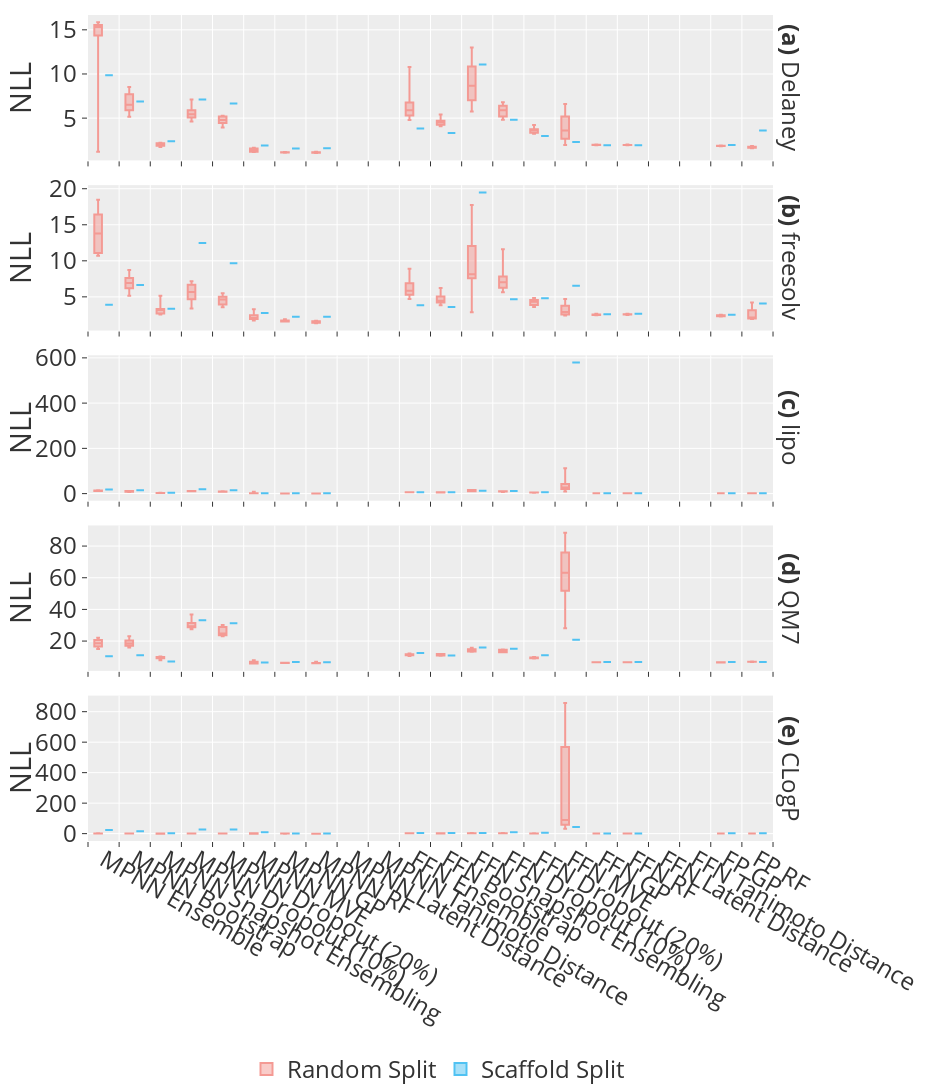

Write notebook code for a chart like this one.
### Markdown cell above
##### With FFN MVE

### Code cell
fig = px.box(precalibrated_evaluations_df,
             x='Estimator',
             y='Average NLL',
             color='Split',
             facet_row='Data Set',
             points=False,
             height=468*4,
             width=234*4,
             color_discrete_sequence=['#f49a94', '#50c2f2'],
            labels={'Average NLL': 'NLL'})

fig.update_xaxes(
    ticks='outside',
    tickson='boundaries',
    title=None
)

fig.update_yaxes(matches=None)

format_plot(fig)

fig.show()

### Figure 1 — Plotly figure (JSON) as saved in the notebook; plotly's stock layout.template omitted (floating-point values rounded to 4 significant figures; data arrays with more than 128 entries replaced by an {"elided": "..."} marker saying what was removed)
{"data": [{"alignmentgroup": "True", "boxpoints": false, "hovertemplate": "Split=Random Split<br>Data Set=Delaney<br>Estimator=%{x}<br>NLL=%{y}<extra></extra>", "legendgroup": "Random Split", "marker": {"color": "#f49a94"}, "name": "Random Split", "notched": false, "offsetgroup": "Random Split", "orientation": "v", "showlegend": true, "type": "box", "x": {"elided": "176 str values"}, "x0": " ", "xaxis": "x5", "y": {"elided": "176 float values"}, "y0": " ", "yaxis": "y5"}, {"alignmentgroup": "True", "boxpoints": false, "hovertemplate": "Split=Random Split<br>Data Set=freesolv<br>Estimator=%{x}<br>NLL=%{y}<extra></extra>", "legendgroup": "Random Split", "marker": {"color": "#f49a94"}, "name": "Random Split", "notched": false, "offsetgroup": "Random Split", "orientation": "v", "showlegend": false, "type": "box", "x": {"elided": "176 str values"}, "x0": " ", "xaxis": "x4", "y": {"elided": "176 float values"}, "y0": " ", "yaxis": "y4"}, {"alignmentgroup": "True", "boxpoints": false, "hovertemplate": "Split=Random Split<br>Data Set=lipo<br>Estimator=%{x}<br>NLL=%{y}<extra></extra>", "legendgroup": "Random Split", "marker": {"color": "#f49a94"}, "name": "Random Split", "notched": false, "offsetgroup": "Random Split", "orientation": "v", "showlegend": false, "type": "box", "x": {"elided": "176 str values"}, "x0": " ", "xaxis": "x3", "y": {"elided": "176 float values"}, "y0": " ", "yaxis": "y3"}, {"alignmentgroup": "True", "boxpoints": false, "hovertemplate": "Split=Random Split<br>Data Set=QM7<br>Estimator=%{x}<br>NLL=%{y}<extra></extra>", "legendgroup": "Random Split", "marker": {"color": "#f49a94"}, "name": "Random Split", "notched": false, "offsetgroup": "Random Split", "orientation": "v", "showlegend": false, "type": "box", "x": {"elided": "176 str values"}, "x0": " ", "xaxis": "x2", "y": {"elided": "176 float values"}, "y0": " ", "yaxis": "y2"}, {"alignmentgroup": "True", "boxpoints": false, "hovertemplate": "Split=Random Split<br>Data Set=CLogP<br>Estimator=%{x}<br>NLL=%{y}<extra></extra>", "legendgroup": "Random Split", "marker": {"color": "#f49a94"}, "name": "Random Split", "notched": false, "offsetgroup": "Random Split", "orientation": "v", "showlegend": false, "type": "box", "x": {"elided": "176 str values"}, "x0": " ", "xaxis": "x", "y": {"elided": "176 float values"}, "y0": " ", "yaxis": "y"}, {"alignmentgroup": "True", "boxpoints": false, "hovertemplate": "Split=Scaffold Split<br>Data Set=Delaney<br>Estimator=%{x}<br>NLL=%{y}<extra></extra>", "legendgroup": "Scaffold Split", "marker": {"color": "#50c2f2"}, "name": "Scaffold Split", "notched": false, "offsetgroup": "Scaffold Split", "orientation": "v", "showlegend": true, "type": "box", "x": ["MPNN Ensemble", "MPNN Bootstrap", "MPNN Snapshot Ensembling", "MPNN Dropout (10%)", "MPNN Dropout (20%)", "MPNN MVE", "MPNN GP", "MPNN RF", "MPNN Latent Distance", "MPNN Tanimoto Distance", "FFN Ensemble", "FFN Bootstrap", "FFN Snapshot Ensembling", "FFN Dropout (10%)", "FFN Dropout (20%)", "FFN MVE", "FFN GP", "FFN RF", "FFN Latent Distance", "FFN Tanimoto Distance", "FP GP", "FP RF"], "x0": " ", "xaxis": "x5", "y": [9.862, 6.897, 2.376, 7.122, 6.66, 1.894, 1.563, 1.598, null, null, 3.83, 3.307, 11.06, 4.817, 2.985, 2.285, 1.93, 1.943, null, null, 1.953, 3.607], "y0": " ", "yaxis": "y5"}, {"alignmentgroup": "True", "boxpoints": false, "hovertemplate": "Split=Scaffold Split<br>Data Set=freesolv<br>Estimator=%{x}<br>NLL=%{y}<extra></extra>", "legendgroup": "Scaffold Split", "marker": {"color": "#50c2f2"}, "name": "Scaffold Split", "notched": false, "offsetgroup": "Scaffold Split", "orientation": "v", "showlegend": false, "type": "box", "x": ["MPNN Ensemble", "MPNN Bootstrap", "MPNN Snapshot Ensembling", "MPNN Dropout (10%)", "MPNN Dropout (20%)", "MPNN MVE", "MPNN GP", "MPNN RF", "MPNN Latent Distance", "MPNN Tanimoto Distance", "FFN Ensemble", "FFN Bootstrap", "FFN Snapshot Ensembling", "FFN Dropout (10%)", "FFN Dropout (20%)", "FFN MVE", "FFN GP", "FFN RF", "FFN Latent Distance", "FFN Tanimoto Distance", "FP GP", "FP RF"], "x0": " ", "xaxis": "x4", "y": [3.916, 6.643, 3.355, 12.48, 9.654, 2.761, 2.252, 2.25, null, null, 3.85, 3.598, 19.49, 4.669, 4.815, 6.551, 2.598, 2.651, null, null, 2.509, 4.066], "y0": " ", "yaxis": "y4"}, {"alignmentgroup": "True", "boxpoints": false, "hovertemplate": "Split=Scaffold Split<br>Data Set=lipo<br>Estimator=%{x}<br>NLL=%{y}<extra></extra>", "legendgroup": "Scaffold Split", "marker": {"color": "#50c2f2"}, "name": "Scaffold Split", "notched": false, "offsetgroup": "Scaffold Split", "orientation": "v", "showlegend": false, "type": "box", "x": ["MPNN Ensemble", "MPNN Bootstrap", "MPNN Snapshot Ensembling", "MPNN Dropout (10%)", "MPNN Dropout (20%)", "MPNN MVE", "MPNN GP", "MPNN RF", "MPNN Latent Distance", "MPNN Tanimoto Distance", "FFN Ensemble", "FFN Bootstrap", "FFN Snapshot Ensembling", "FFN Dropout (10%)", "FFN Dropout (20%)", "FFN MVE", "FFN GP", "FFN RF", "FFN Latent Distance", "FFN Tanimoto Distance", "FP GP", "FP RF"], "x0": " ", "xaxis": "x3", "y": [18.43, 14.34, 3.384, 19.56, 14.6, 2.16, 1.158, 1.126, null, null, 6.515, 5.751, 12.51, 11.92, 6.322, 579.1, 1.541, 1.526, null, null, 1.468, 1.472], "y0": " ", "yaxis": "y3"}, {"alignmentgroup": "True", "boxpoints": false, "hovertemplate": "Split=Scaffold Split<br>Data Set=QM7<br>Estimator=%{x}<br>NLL=%{y}<extra></extra>", "legendgroup": "Scaffold Split", "marker": {"color": "#50c2f2"}, "name": "Scaffold Split", "notched": false, "offsetgroup": "Scaffold Split", "orientation": "v", "showlegend": false, "type": "box", "x": ["MPNN Ensemble", "MPNN Bootstrap", "MPNN Snapshot Ensembling", "MPNN Dropout (10%)", "MPNN Dropout (20%)", "MPNN MVE", "MPNN GP", "MPNN RF", "MPNN Latent Distance", "MPNN Tanimoto Distance", "FFN Ensemble", "FFN Bootstrap", "FFN Snapshot Ensembling", "FFN Dropout (10%)", "FFN Dropout (20%)", "FFN MVE", "FFN GP", "FFN RF", "FFN Latent Distance", "FFN Tanimoto Distance", "FP GP", "FP RF"], "x0": " ", "xaxis": "x2", "y": [10.43, 11.13, 7.149, 33.14, 31.22, 6.549, 6.716, 6.648, null, null, 12.44, 10.89, 15.96, 15.09, 10.99, 20.79, 6.865, 6.782, null, null, 6.729, 6.794], "y0": " ", "yaxis": "y2"}, {"alignmentgroup": "True", "boxpoints": false, "hovertemplate": "Split=Scaffold Split<br>Data Set=CLogP<br>Estimator=%{x}<br>NLL=%{y}<extra></extra>", "legendgroup": "Scaffold Split", "marker": {"color": "#50c2f2"}, "name": "Scaffold Split", "notched": false, "offsetgroup": "Scaffold Split", "orientation": "v", "showlegend": false, "type": "box", "x": ["MPNN Ensemble", "MPNN Bootstrap", "MPNN Snapshot Ensembling", "MPNN Dropout (10%)", "MPNN Dropout (20%)", "MPNN MVE", "MPNN GP", "MPNN RF", "MPNN Latent Distance", "MPNN Tanimoto Distance", "FFN Ensemble", "FFN Bootstrap", "FFN Snapshot Ensembling", "FFN Dropout (10%)", "FFN Dropout (20%)", "FFN MVE", "FFN GP", "FFN RF", "FFN Latent Distance", "FFN Tanimoto Distance", "FP GP", "FP RF"], "x0": " ", "xaxis": "x", "y": [23.37, 15.89, 3.068, 27.28, 26.99, 9.453, 1.096, 0.8494, null, null, 4.928, 3.899, 4.074, 9.431, 5.898, 43.95, 1.594, 1.666, null, null, 2.751, 2.838], "y0": " ", "yaxis": "y"}], "layout": {"annotations": [{"font": {}, "showarrow": false, "text": "<b>(e)</b> CLogP", "textangle": 90, "x": 0.98, "xanchor": "left", "xref": "paper", "y": 0.088, "yanchor": "middle", "yref": "paper"}, {"font": {}, "showarrow": false, "text": "<b>(d)</b> QM7", "textangle": 90, "x": 0.98, "xanchor": "left", "xref": "paper", "y": 0.294, "yanchor": "middle", "yref": "paper"}, {"font": {}, "showarrow": false, "text": "<b>(c)</b> lipo", "textangle": 90, "x": 0.98, "xanchor": "left", "xref": "paper", "y": 0.5, "yanchor": "middle", "yref": "paper"}, {"font": {}, "showarrow": false, "text": "<b>(b)</b> freesolv", "textangle": 90, "x": 0.98, "xanchor": "left", "xref": "paper", "y": 0.706, "yanchor": "middle", "yref": "paper"}, {"font": {}, "showarrow": false, "text": "<b>(a)</b> Delaney", "textangle": 90, "x": 0.98, "xanchor": "left", "xref": "paper", "y": 0.912, "yanchor": "middle", "yref": "paper"}], "autosize": false, "boxmode": "group", "font": {"size": 24}, "height": 1872, "legend": {"orientation": "h", "title": {}, "tracegroupgap": 0, "x": 0.5, "xanchor": "center", "y": -0.25}, "margin": {"b": 0, "l": 50, "pad": 0, "r": 50, "t": 10}, "width": 936, "xaxis": {"anchor": "y", "domain": [0, 0.98], "ticks": "outside", "tickson": "boundaries", "title": {}}, "xaxis2": {"anchor": "y2", "domain": [0, 0.98], "matches": "x", "showticklabels": false, "ticks": "outside", "tickson": "boundaries", "title": {}}, "xaxis3": {"anchor": "y3", "domain": [0, 0.98], "matches": "x", "showticklabels": false, "ticks": "outside", "tickson": "boundaries", "title": {}}, "xaxis4": {"anchor": "y4", "domain": [0, 0.98], "matches": "x", "showticklabels": false, "ticks": "outside", "tickson": "boundaries", "title": {}}, "xaxis5": {"anchor": "y5", "domain": [0, 0.98], "matches": "x", "showticklabels": false, "ticks": "outside", "tickson": "boundaries", "title": {}}, "yaxis": {"anchor": "x", "domain": [0, 0.176], "title": {"text": "NLL"}}, "yaxis2": {"anchor": "x2", "domain": [0.206, 0.382], "title": {"text": "NLL"}}, "yaxis3": {"anchor": "x3", "domain": [0.412, 0.588], "title": {"text": "NLL"}}, "yaxis4": {"anchor": "x4", "domain": [0.618, 0.794], "title": {"text": "NLL"}}, "yaxis5": {"anchor": "x5", "domain": [0.824, 1], "title": {"text": "NLL"}}}}
